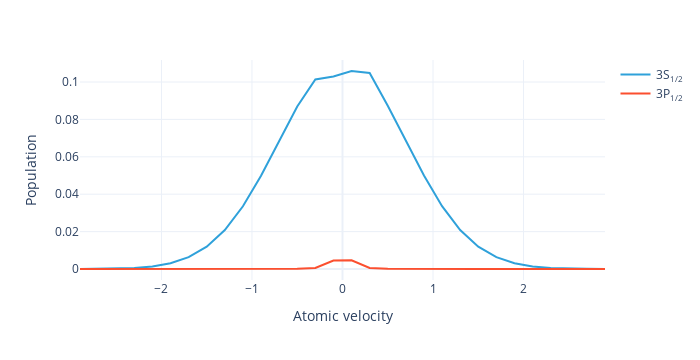

This figure's notebook cell:
### Markdown cell above
Plot just the level populations:

### Code cell
#|notest
model.level_population(sol).visualize()

### Figure 1 — Plotly figure (JSON) as saved in the notebook; plotly's stock layout.template omitted (floating-point values rounded to 4 significant figures)
{"data": [{"hovertemplate": "Level=3S<sub>1/2</sub><br>Atomic velocity=%{x}<br>Population=%{y}<extra></extra>", "legendgroup": "3S<sub>1/2</sub>", "line": {"color": "#2fa1da", "dash": "solid"}, "marker": {"symbol": "circle"}, "mode": "lines", "name": "3S<sub>1/2</sub>", "orientation": "v", "showlegend": true, "type": "scatter", "x": [-2.9, -2.7, -2.5, -2.3, -2.1, -1.9, -1.7, -1.5, -1.3, -1.1, -0.9, -0.7, -0.5, -0.3, -0.1, 0.1, 0.3, 0.5, 0.7, 0.9, 1.1, 1.3, 1.5, 1.7, 1.9, 2.1, 2.3, 2.5, 2.7, 2.9], "xaxis": "x", "y": [2.628e-05, 7.997e-05, 0.0002247, 0.0005832, 0.001398, 0.003095, 0.006328, 0.01195, 0.02084, 0.03357, 0.04993, 0.06857, 0.08692, 0.1014, 0.103, 0.1059, 0.1048, 0.08729, 0.06868, 0.04997, 0.03358, 0.02085, 0.01195, 0.006329, 0.003095, 0.001398, 0.0005833, 0.0002248, 7.998e-05, 2.629e-05], "yaxis": "y"}, {"hovertemplate": "Level=3P<sub>1/2</sub><br>Atomic velocity=%{x}<br>Population=%{y}<extra></extra>", "legendgroup": "3P<sub>1/2</sub>", "line": {"color": "#fb4f2f", "dash": "solid"}, "marker": {"symbol": "circle"}, "mode": "lines", "name": "3P<sub>1/2</sub>", "orientation": "v", "showlegend": true, "type": "scatter", "x": [-2.9, -2.7, -2.5, -2.3, -2.1, -1.9, -1.7, -1.5, -1.3, -1.1, -0.9, -0.7, -0.5, -0.3, -0.1, 0.1, 0.3, 0.5, 0.7, 0.9, 1.1, 1.3, 1.5, 1.7, 1.9, 2.1, 2.3, 2.5, 2.7, 2.9], "xaxis": "x", "y": [1.596e-09, 5.539e-09, 1.796e-08, 5.45e-08, 1.552e-07, 4.162e-07, 1.054e-06, 2.54e-06, 5.86e-06, 1.311e-05, 2.899e-05, 6.555e-05, 0.0001622, 0.0005219, 0.00449, 0.004617, 0.0005398, 0.0001629, 6.565e-05, 2.902e-05, 1.312e-05, 5.862e-06, 2.54e-06, 1.055e-06, 4.162e-07, 1.553e-07, 5.451e-08, 1.796e-08, 5.54e-09, 1.597e-09], "yaxis": "y"}], "layout": {"height": 360, "legend": {"title": {}, "tracegroupgap": 0}, "margin": {"t": 60}, "width": 700, "xaxis": {"anchor": "y", "autorange": true, "domain": [0, 1], "range": [-2.9, 2.9], "title": {"text": "Atomic velocity"}, "type": "linear"}, "yaxis": {"anchor": "x", "autorange": true, "domain": [0, 1], "range": [-0.005883, 0.1118], "title": {"text": "Population"}, "type": "linear"}}}
